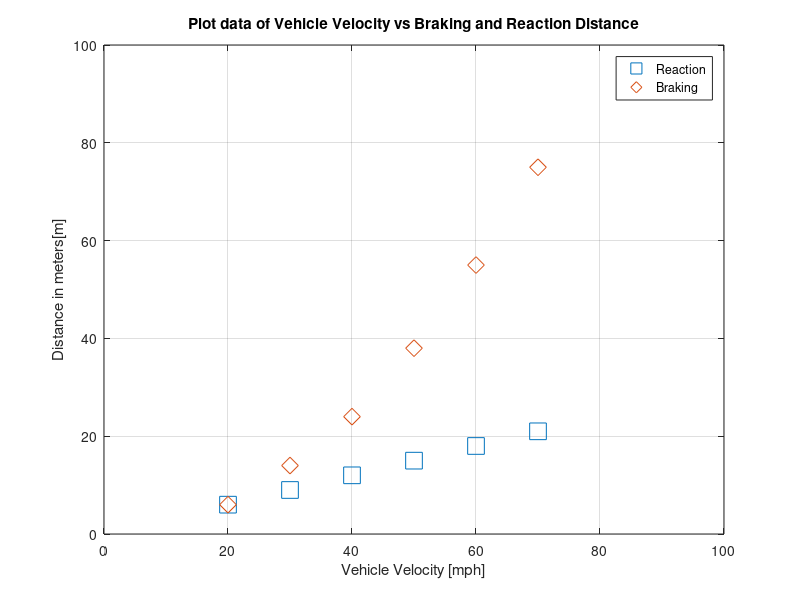

Source code (MATLAB):
% Hamilton Nguyen Engr 1300.001 7/11/2018

%{
 Problem Statement: When one tries to stop a car,both reaction time of the
 driver and the braking must be considered. Create a proper plot of the
 following data. Refer to Textbook, Thinking like an Engineer 4th edition,
 on data reference for problem RQ 17_4.  

 Known Variable: N/A
 Unknown Variable: Create a plot base on the data given for the problem.
 Assumption:N/A
 Equations: N/A
 Case Scenario: N/A, Refer to output graph.

%}

clear; clc; 

%create a row matrix for Vehicle Speed
Vehicle_Speed=[20 30 40 50 60 70]; %[mph] units

%create a row matrix for driver reaction distance.
Reaction_dr=[6 9 12 15 18 21]; %[m] units

%create a row matrix for braking distance.
Breaking_db=[6 14 24 38 55 75]; %[m] units

%graph background
figure('color', 'white')

%Plot the graph. 's' means square while 'd' means diamond.
plot= plot(Vehicle_Speed,Reaction_dr,'s',Vehicle_Speed,Breaking_db,'d');
%set title graph
title('Plot data of Vehicle Velocity vs Braking and Reaction Distance');
%set markersize
set(plot,'markersize', 12)

%Setting a grid in graph.
grid

%Axis define.
axis([0 100 0 100])

%Define a legend.
legend ('Reaction', 'Braking');

%Define axis.
ylabel('Distance in meters[m]')
xlabel('Vehicle Velocity [mph]')

